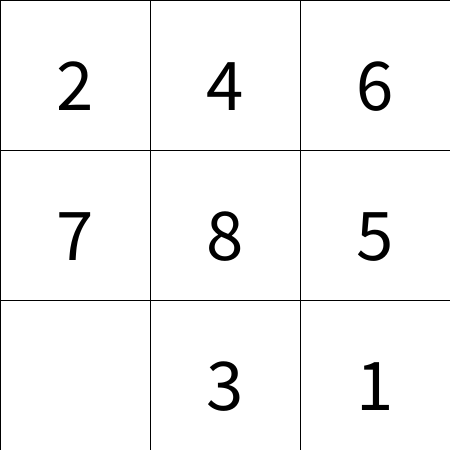
Frame 1 (no input)
Frame 60 (the mouse pressed at the canvas centre just before this capture): identical to frame 1, image omitted
Frame 120 (the mouse held since frame 60 and released just before this capture): identical to frame 1, image omitted

The Processing sketch that drew this single still picture (run headless with seeded random() and noise(); from frame 60 on, the mouse is pressed at the canvas centre):

// Processing sketch: slide_puzzle
// ── slide_puzzle.pde
PVector[] tiles = new PVector[9];
int[] nums = new int[9];

void setup() {
  size(450,450);
  textSize(75);
  textAlign(CENTER);
  rectMode(CENTER);
  for (int i=0; i<9; i++) {
    tiles[i] = new PVector(75+i%3*150,75+i/3*150);
    nums[i] = i;
  }

  for (int i=1; i<9; i++) {
    int n = int(random(i+1));
    int temp = nums[i];
    nums[i] = nums[n];
    nums[n] = temp;
  }
}

void draw() {
  for (int i=0; i<9; i++) {
    fill(255);
    rect(tiles[i].x,tiles[i].y,150,150);
    if (nums[i] != 0) {
      fill(0);
      text(nums[i],tiles[i].x,tiles[i].y+35);
    }
  }
}

void mousePressed() {
  float x = mouseX;
  float y = mouseY;
  for (int i=0; i<9; i++) {
    if (tiles[i].x-75<x && x<tiles[i].x+75
        && tiles[i].y-75<y && y<tiles[i].y+75)
      slide(i);
  }
}

void slide(int i) {
  if (i<=5 && nums[i+3] == 0) {
    int work = nums[i];
    nums[i] = nums[i+3];
    nums[i+3] = work;
  }
  if (i>=3 && nums[i-3] == 0) {
    int work = nums[i];
    nums[i] = nums[i-3];
    nums[i-3] = work;
  }
  if (i%3 != 2 && nums[i+1] == 0) {
    int work = nums[i];
    nums[i] = nums[i+1];
    nums[i+1] = work;
  }
  if (i%3 != 0 && nums[i-1] == 0) {
    int work = nums[i];
    nums[i] = nums[i-1];
    nums[i-1] = work;
  }
}
